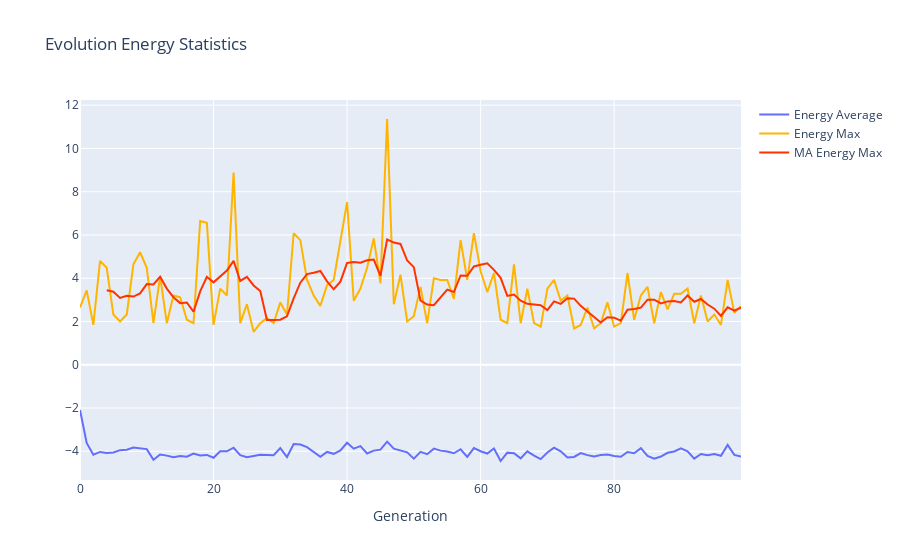

The cell this chart's notebook holds for it:
### Code cell
age_mean = org_loc[[
    'generation', 'age'
]].groupby('generation').mean()

age_max = org_loc[['generation', 'age'
                          ]].groupby('generation').max()

energy_mean = org_loc[['generation', 'energy']].groupby('generation').mean()

energy_max = org_loc[['generation', 'energy']].groupby('generation').max()

energy_max_ma = energy_max.rolling(5).mean()

x = np.arange(len(age_max))

age_avg = go.Scatter(
    x=x,
    y=age_mean['age'],
    name=f'Age Average',
    mode='lines',
    legendgroup='Age',
)

age_max = go.Scatter(x=x,
                    y=age_max['age'],
                    name=f'Age Max',
                    mode='lines',
                    legendgroup='Age')

energy_mean = go.Scatter(x=x,
                    y=energy_mean['energy'],
                    name=f'Energy Average',
                    mode='lines',
                    legendgroup='Energy')

energy_max = go.Scatter(x=x,
                    y=energy_max['energy'],
                    name=f'Energy Max',
                    mode='lines',
                    marker_color='rgba(255, 180, 0, 100)',
                    legendgroup='Energy')

energy_max_ma = go.Scatter(x=x,
                    y=energy_max_ma['energy'],
                    name=f'MA Energy Max',
                    mode='lines',
                    marker_color='rgba(255, 50, 0, 100)',
                    legendgroup='Energy')

layout = go.Layout(title='Evolution Energy Statistics',
                   xaxis=dict(title='Generation'))

fig = go.Figure(data=[energy_mean, energy_max, energy_max_ma], layout=layout)
# fig = go.Figure(data=[age_avg, age_max, energy_mean], layout=layout)

fig.show()

### Figure 1 — Plotly figure (JSON) as saved in the notebook; plotly's stock layout.template omitted (floating-point values rounded to 4 significant figures)
{"data": [{"legendgroup": "Energy", "mode": "lines", "name": "Energy Average", "type": "scatter", "x": [0, 1, 2, 3, 4, 5, 6, 7, 8, 9, 10, 11, 12, 13, 14, 15, 16, 17, 18, 19, 20, 21, 22, 23, 24, 25, 26, 27, 28, 29, 30, 31, 32, 33, 34, 35, 36, 37, 38, 39, 40, 41, 42, 43, 44, 45, 46, 47, 48, 49, 50, 51, 52, 53, 54, 55, 56, 57, 58, 59, 60, 61, 62, 63, 64, 65, 66, 67, 68, 69, 70, 71, 72, 73, 74, 75, 76, 77, 78, 79, 80, 81, 82, 83, 84, 85, 86, 87, 88, 89, 90, 91, 92, 93, 94, 95, 96, 97, 98, 99], "y": [-2.093, -3.616, -4.159, -4.032, -4.077, -4.055, -3.949, -3.926, -3.828, -3.881, -3.901, -4.399, -4.154, -4.201, -4.281, -4.219, -4.254, -4.103, -4.198, -4.169, -4.301, -4.003, -4.004, -3.837, -4.183, -4.276, -4.223, -4.164, -4.172, -4.181, -3.855, -4.266, -3.668, -3.69, -3.809, -4.049, -4.256, -4.031, -4.119, -3.963, -3.606, -3.881, -3.765, -4.103, -3.971, -3.927, -3.558, -3.883, -3.969, -4.048, -4.342, -4.028, -4.136, -3.88, -3.971, -4.009, -4.094, -3.908, -4.259, -3.853, -3.998, -4.105, -3.872, -4.451, -4.064, -4.088, -4.331, -4.004, -4.198, -4.363, -4.058, -3.833, -4.004, -4.292, -4.264, -4.086, -4.178, -4.243, -4.178, -4.149, -4.223, -4.254, -4.037, -4.093, -3.854, -4.217, -4.343, -4.244, -4.072, -4.011, -3.868, -4.001, -4.339, -4.127, -4.187, -4.131, -4.207, -3.708, -4.168, -4.242]}, {"legendgroup": "Energy", "marker": {"color": "rgba(255, 180, 0, 100)"}, "mode": "lines", "name": "Energy Max", "type": "scatter", "x": [0, 1, 2, 3, 4, 5, 6, 7, 8, 9, 10, 11, 12, 13, 14, 15, 16, 17, 18, 19, 20, 21, 22, 23, 24, 25, 26, 27, 28, 29, 30, 31, 32, 33, 34, 35, 36, 37, 38, 39, 40, 41, 42, 43, 44, 45, 46, 47, 48, 49, 50, 51, 52, 53, 54, 55, 56, 57, 58, 59, 60, 61, 62, 63, 64, 65, 66, 67, 68, 69, 70, 71, 72, 73, 74, 75, 76, 77, 78, 79, 80, 81, 82, 83, 84, 85, 86, 87, 88, 89, 90, 91, 92, 93, 94, 95, 96, 97, 98, 99], "y": [2.64, 3.44, 1.84, 4.8, 4.48, 2.32, 2.0, 2.32, 4.64, 5.2, 4.48, 1.92, 4.08, 1.92, 3.2, 3.12, 2.08, 1.92, 6.64, 6.56, 1.84, 3.52, 3.2, 8.88, 1.92, 2.8, 1.52, 1.92, 2.16, 1.92, 2.88, 2.32, 6.08, 5.76, 3.92, 3.2, 2.72, 3.68, 3.92, 5.68, 7.52, 2.96, 3.52, 4.48, 5.84, 3.76, 11.36, 2.8, 4.16, 2.0, 2.24, 3.6, 1.92, 4, 3.92, 3.92, 3.04, 5.76, 3.92, 6.08, 4.32, 3.36, 4.24, 2.08, 1.92, 4.64, 1.92, 3.52, 1.92, 1.76, 3.52, 3.92, 2.96, 3.2, 1.68, 1.84, 2.64, 1.68, 1.92, 2.88, 1.76, 1.92, 4.24, 2.08, 3.2, 3.6, 1.92, 3.36, 2.56, 3.28, 3.28, 3.52, 1.92, 3.2, 2.0, 2.32, 1.84, 3.92, 2.4, 2.72]}, {"legendgroup": "Energy", "marker": {"color": "rgba(255, 50, 0, 100)"}, "mode": "lines", "name": "MA Energy Max", "type": "scatter", "x": [0, 1, 2, 3, 4, 5, 6, 7, 8, 9, 10, 11, 12, 13, 14, 15, 16, 17, 18, 19, 20, 21, 22, 23, 24, 25, 26, 27, 28, 29, 30, 31, 32, 33, 34, 35, 36, 37, 38, 39, 40, 41, 42, 43, 44, 45, 46, 47, 48, 49, 50, 51, 52, 53, 54, 55, 56, 57, 58, 59, 60, 61, 62, 63, 64, 65, 66, 67, 68, 69, 70, 71, 72, 73, 74, 75, 76, 77, 78, 79, 80, 81, 82, 83, 84, 85, 86, 87, 88, 89, 90, 91, 92, 93, 94, 95, 96, 97, 98, 99], "y": [null, null, null, null, 3.44, 3.376, 3.088, 3.184, 3.152, 3.296, 3.728, 3.712, 4.064, 3.52, 3.12, 2.848, 2.88, 2.448, 3.392, 4.064, 3.808, 4.096, 4.352, 4.8, 3.872, 4.064, 3.664, 3.408, 2.064, 2.064, 2.08, 2.24, 3.072, 3.792, 4.192, 4.256, 4.336, 3.856, 3.488, 3.84, 4.704, 4.752, 4.72, 4.832, 4.864, 4.112, 5.792, 5.648, 5.584, 4.816, 4.512, 2.96, 2.784, 2.752, 3.136, 3.472, 3.36, 4.128, 4.112, 4.544, 4.624, 4.688, 4.384, 4.016, 3.184, 3.248, 2.96, 2.816, 2.784, 2.752, 2.528, 2.928, 2.816, 3.072, 3.056, 2.72, 2.464, 2.208, 1.952, 2.192, 2.176, 2.032, 2.544, 2.576, 2.64, 3.008, 3.008, 2.832, 2.928, 2.944, 2.88, 3.2, 2.912, 3.04, 2.784, 2.592, 2.256, 2.656, 2.496, 2.64]}], "layout": {"title": {"text": "Evolution Energy Statistics"}, "xaxis": {"title": {"text": "Generation"}}}}
